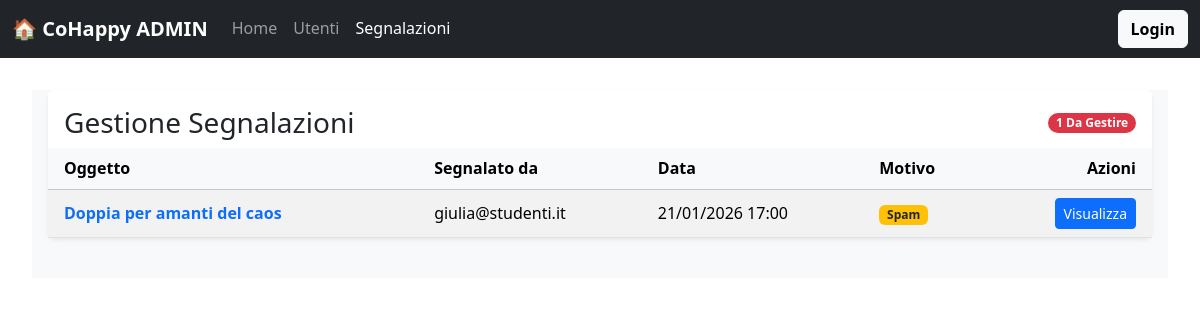
The app's page /segnalazioni.php, older data.
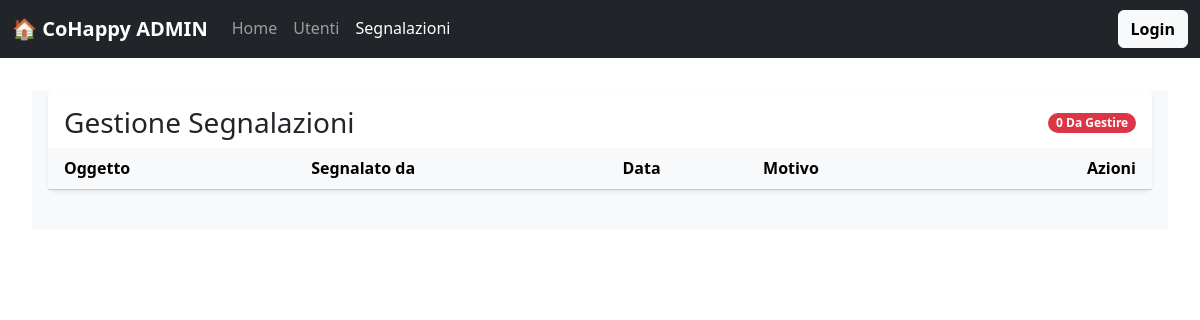
The same page, newer data.
### tables this page shows
CREATE TABLE `segnalazioni` (
  `id_segnalazione` int(11) NOT NULL,
  `id_autore` int(11) NOT NULL,
  `id_annuncio_segnalato` int(11) DEFAULT NULL,
  `id_utente_segnalato` int(11) DEFAULT NULL,
  `motivo` varchar(255) NOT NULL,
  `descrizione` text DEFAULT NULL,
  `stato` enum('aperta','in_lavorazione','risolta','archiviata') DEFAULT 'aperta',
  `data_segnalazione` timestamp NOT NULL DEFAULT current_timestamp()
);

CREATE TABLE `annunci` (
  `id_annuncio` int(11) NOT NULL,
  `titolo` varchar(255) NOT NULL,
  `descrizione` text DEFAULT NULL,
  `prezzo` decimal(10,2) DEFAULT NULL,
  `luogo` varchar(255) DEFAULT NULL,
  `id_utente` int(11) DEFAULT NULL,
  `immagine` varchar(255) DEFAULT 'img/nophoto.png',
  `data_pubblicazione` timestamp NOT NULL DEFAULT current_timestamp(),
  `isActive` tinyint(1) NOT NULL DEFAULT 1
);

CREATE TABLE `utenti` (
  `id_utente` int(11) NOT NULL,
  `nome` varchar(100) NOT NULL,
  `cognome` varchar(100) NOT NULL,
  `email` varchar(150) NOT NULL,
  `password` varchar(255) NOT NULL,
  `ruolo` enum('studente','admin_casa','super_admin') DEFAULT 'studente',
  `foto_profilo` varchar(255) DEFAULT 'default_user.png',
  `id_casa` int(11) DEFAULT NULL,
  `punti` int(11) DEFAULT 0,
  `dataIscrizione` date NOT NULL DEFAULT curdate(),
  `token_scadenza` datetime DEFAULT NULL,
  `recovery_token` varchar(255) DEFAULT NULL
);

### segnalazioni.php (called while the page is built)
<?php
require_once 'bootstrap.php';
$templateParams["titolo"] = "ADMIN - Segnalazioni";
$templateParams["nome"] = "visualizza_segnalazioni.php";
$templateParams["AnnunciSegnalati"] = $dbh->getSegnalazioni();
require 'template\base_admin.php';
?>

### db/database.php (called while the page is built, shortened)
<?php
class DatabaseHelper {
    private $db;
    public function __construct($servername, $username, $password, $dbname, $port) {
        $this->db = new mysqli($servername, $username, $password, $dbname, $port);
    }
    public function getSegnalazioni($stato = 'aperta') {
        $query = "SELECT s.*, u_rep.email as email_autore, a.titolo as titolo_annuncio, a.id_utente as id_creatore_annuncio, u_cre.email as email_creatore_annuncio
                  FROM segnalazioni s
                  LEFT JOIN utenti u_rep ON s.id_autore = u_rep.id_utente
                  LEFT JOIN annunci a ON s.id_annuncio_segnalato = a.id_annuncio
                  LEFT JOIN utenti u_cre ON a.id_utente = u_cre.id_utente
                  WHERE s.stato = ?
                  ORDER BY s.data_segnalazione DESC";
        $stmt = $this->db->prepare($query);
        $stmt->bind_param('s', $stato);
        $stmt->execute();
        return $stmt->get_result()->fetch_all(MYSQLI_ASSOC);
    }
}
?>

### bootstrap.php (called while the page is built, shortened)
<?php
require_once("db/database.php");
require_once("utils/functions.php");
$dbh = new DatabaseHelper("localhost", "root", "", "cohappy_db", 3306);
?>

### template/visualizza_segnalazioni.php (the view, shortened to what this page needs)
<section class="pb-3 px-3 bg-light h-100">
    <div class="row h-100">
        <div class="col-md-12 h-100">
            <div class="card shadow-sm border-0 h-100 d-flex flex-column">
                <div class="card-header bg-white border-0 pt-3 px-3 flex-shrink-0 d-flex justify-content-between align-items-center">
                    <h3 class="card-title m-0">Gestione Segnalazioni</h3>
                    <span class="badge bg-danger rounded-pill">
                        <?php echo count($templateParams["AnnunciSegnalati"]); ?> Da Gestire
                    </span>
                </div>
                <div class="card-body p-0 overflow-auto flex-grow-1" style="min-height: 0;">
                    <table class="table table-hover table-striped mb-0">
                        <thead class="table-light" style="position: sticky; top: 0; z-index: 10;">
                            <tr>
                                <th class="px-3">Oggetto</th>
                                <th>Segnalato da</th>
                                <th>Data</th>
                                <th>Motivo</th>
                                <th class="text-end px-3">Azioni</th>
                            </tr>
                        </thead>
                        <tbody>
                            <?php foreach($templateParams["AnnunciSegnalati"] as $segnalazione): ?>
                            <tr>
                                <td class="px-3 align-middle">
                                    <?php
                                        if(!empty($segnalazione["titolo_annuncio"])){
                                            echo '<span class="fw-bold text-primary"><i class="bi bi-card-text"></i> ' . $segnalazione["titolo_annuncio"] . '</span>';
                                        } else {
                                            echo '<span class="fw-bold text-muted"><i class="bi bi-person"></i> Utente Generico</span>';
                                        }
                                    ?>
                                </td>
                                <td class="align-middle">
                                    <?php echo $segnalazione["email_autore"]; ?>
                                </td>
                                <td class="align-middle">
                                    <?php echo date("d/m/Y H:i", strtotime($segnalazione["data_segnalazione"])); ?>
                                </td>
                                <td class="align-middle">
                                    <span class="badge bg-warning text-dark"><?php echo $segnalazione["motivo"]; ?></span>
                                </td>
                                <td class="text-end px-3 align-middle">
                                    <button type="button" class="btn btn-sm btn-primary" data-bs-toggle="modal" data-bs-target="#modalSegnalazione<?php echo $segnalazione['id_segnalazione']; ?>">
                                        Visualizza
                                    </button>
                                </td>
                            </tr>
                            <?php endforeach; ?>
                        </tbody>
                    </table>
                </div>
            </div>
        </div>
    </div>
</section>

Row changes from the older to the newer data that the page shows:
removed segnalazioni: id_annuncio_segnalato.titolo "Doppia per amanti del caos", id_autore.email "giulia@studenti.it", data_segnalazione "21/01/2026 17:00", motivo "Spam"
Text that changed along with them:
count($templateParams["AnnunciSegnalati"]): "1" → "0"
